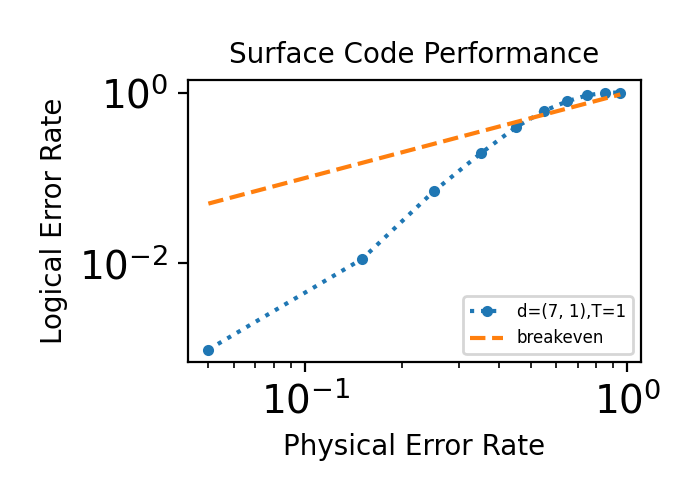

Generate this figure with Python:
from qiskit.providers.aer.noise import NoiseModel
from qiskit.providers.aer.noise.errors import pauli_error, depolarizing_error

def get_noise_model(p_err):
	error_gate1 = pauli_error([("X", p_err), ("I", 1 - p_err)])
	noise_model = NoiseModel()
	error_gate1 = depolarizing_error(p_err, 1)
	error_gate2 = error_gate1.tensor(error_gate1)

	noise_model.add_all_qubit_quantum_error(error_gate1, "id")
	# noise_model.add_all_qubit_quantum_error(error_meas, "measure")  # measurement error is applied to measurements
	noise_model.add_all_qubit_quantum_error(error_gate1, ["x"])  # single qubit gate error is applied to x gates
	noise_model.add_all_qubit_quantum_error(error_gate2, ["cx"])
	return noise_model

from qtcodes import TopologicalBenchmark, TopologicalAnalysis
from qiskit.providers.aer.noise import NoiseModel
from qiskit.providers.aer.noise.errors import pauli_error, depolarizing_error
from qtcodes import RepetitionDecoder
from qtcodes import RepetitionQubit
from qiskit import QuantumCircuit, execute, QuantumRegister, ClassicalRegister, Aer
from tqdm import tqdm

import multiprocessing as mp

d = 7
T = 1

qubit = RepetitionQubit({'d':d})
qubit.reset_z()
qubit.stabilize()
qubit.id_data()
qubit.stabilize()
qubit.readout_z()
# qubit.draw(output='mpl', fold=50)


tool = TopologicalBenchmark(
	decoder=RepetitionDecoder({"d":d, "T":T}),
	circ=qubit.circ,
	noise_model_func=get_noise_model,
	correct_logical_value = 0
)

print("\nSIMULATE: (d={},T={})\n".format(tool.decoder.params["d"], tool.decoder.params["T"]))
physical_error_rates = [.1*i+.05 for i in range(10)]
tool.sweep(physical_error_rates=physical_error_rates)
print("Done!")

import matplotlib.pyplot as plt
import numpy as np

analysis = TopologicalAnalysis()
for log_plot in [True, False]:
	fig = plt.figure(figsize=(3.5, 2.5), dpi=200)
	ax = fig.subplots()
	print(tool.decoder.params)
	analysis.params["d"] = int(tool.decoder.params["d"][0])
	analysis.params["T"] = int(tool.decoder.params["T"])
	analysis.data["physical_error_rates"] = tool.data["physical_error_rates"]
	analysis.data["logical_error_rates"] = tool.data["logical_error_rates"]
	analysis.plot(
		fig=fig,
		ax=ax,
		label="d={},T={}".format(tool.decoder.params["d"], tool.decoder.params["T"]),
		log=log_plot,
	)
	plt.plot(
		tool.data["physical_error_rates"],
		tool.data["physical_error_rates"],
		"--",
		label="breakeven",
	)
	plt.legend(loc="lower right", prop={"size": 6})
	ax.set_xlabel("Physical Error Rate", size=10)
	ax.set_ylabel("Logical Error Rate", size=10)
	ax.set_title("Surface Code Performance", size=10)
	fig.tight_layout()
	plt.show()
	# fig.save
	# if not log_plot:
	# 	fig.savefig(f'err_prob_d{d}')
	# fig.savefig('test1')